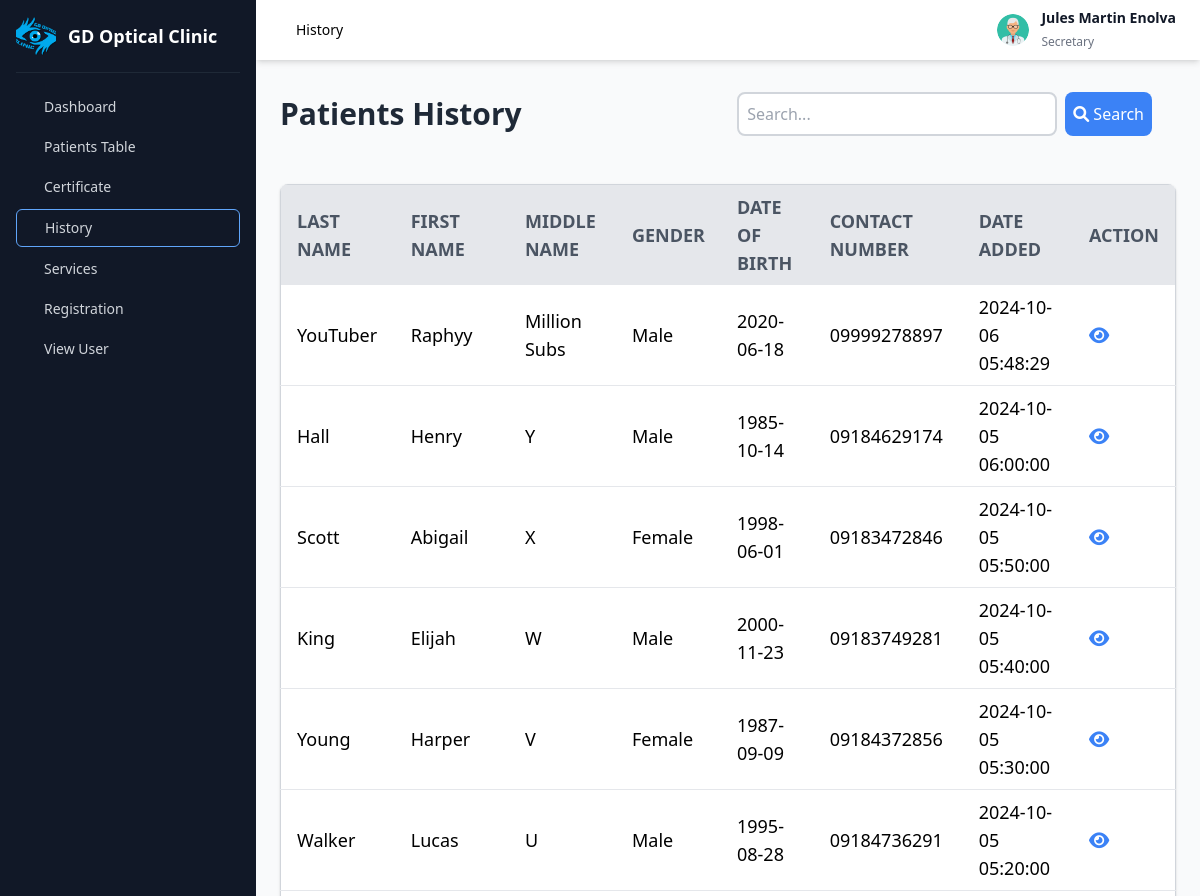
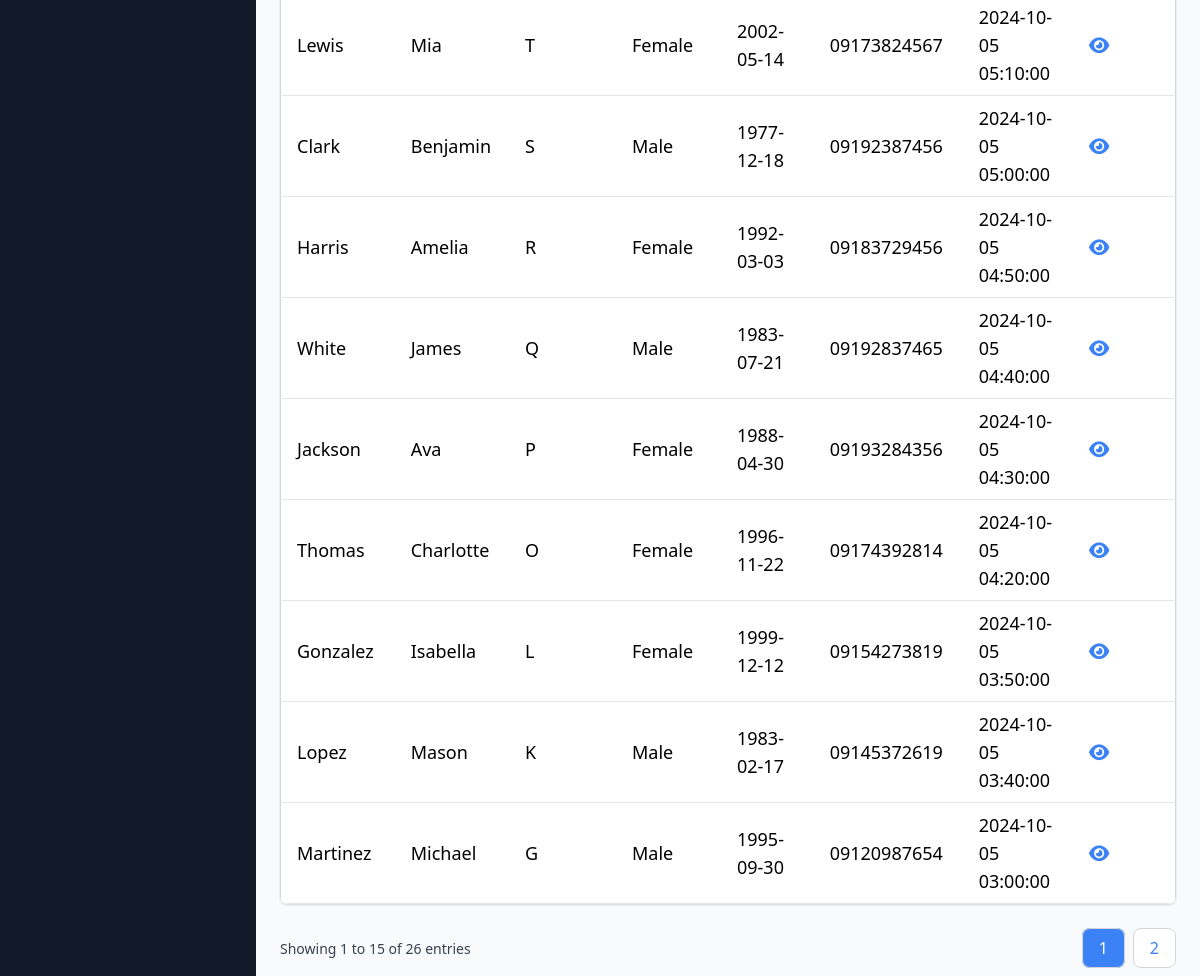
Before: /pages/doctor_history.php (signed in) with the older database file (2 pictures, top to bottom).
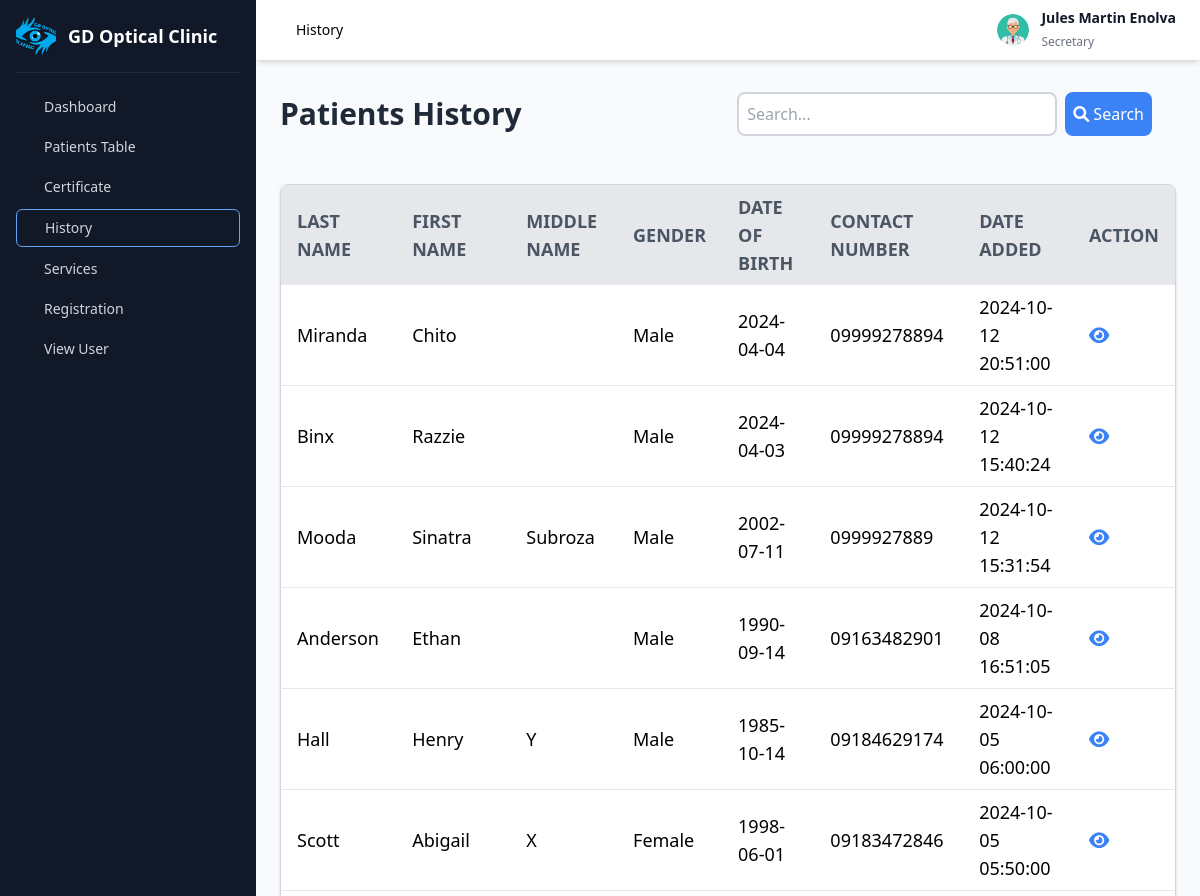
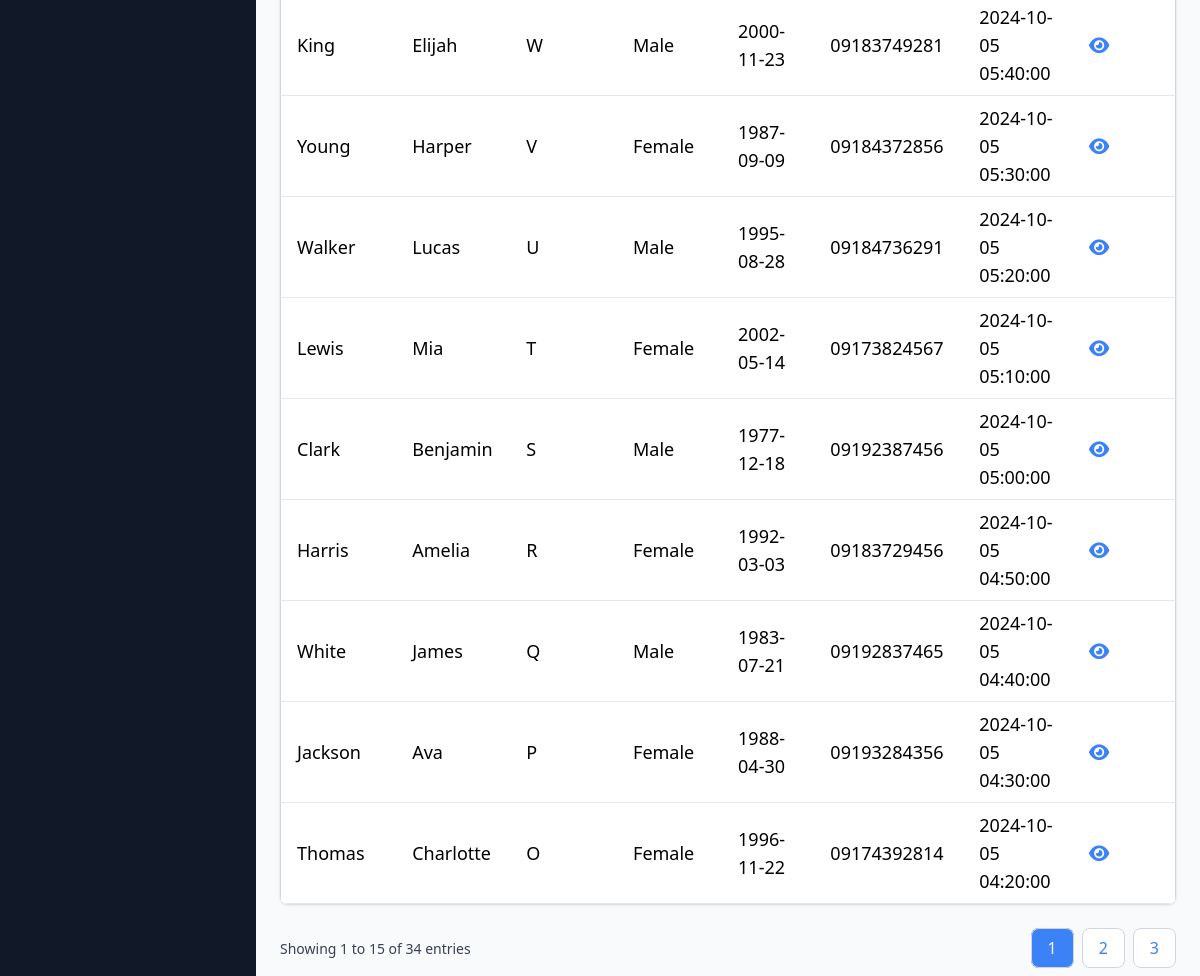
After: the same page with the newer database file (2 pictures, top to bottom).
### tables this page shows
CREATE TABLE `patients` (
  `patients_id` int(6) NOT NULL,
  `first_name` varchar(255) NOT NULL,
  `last_name` varchar(255) NOT NULL,
  `middle_name` varchar(255) DEFAULT NULL,
  `address` varchar(255) NOT NULL,
  `medication_history` text DEFAULT NULL,
  `date_of_birth` date NOT NULL,
  `gender` varchar(10) NOT NULL,
  `contact_no` varchar(15) NOT NULL,
  `date_added` timestamp NOT NULL DEFAULT current_timestamp() ON UPDATE current_timestamp(),
  `medical_history` text DEFAULT NULL,
  `previous_eye_conditions` text DEFAULT NULL,
  `additional_notes` text DEFAULT NULL,
  `allergies` varchar(255) DEFAULT NULL,
  `allergy_specify` varchar(255) DEFAULT NULL,
  `eye_conditions` varchar(255) DEFAULT NULL,
  `eye_conditions_specify` varchar(255) DEFAULT NULL
);

### pages/doctor_history.php (the view, shortened to what the changed rows need)
<?php
include('db.php');
$search = "";
$limit = 15;
$page = isset($_GET['page']) ? (int)$_GET['page'] : 1;
$offset = ($page - 1) * $limit;
$sql = "SELECT patients_id, last_name, first_name, middle_name, gender, date_of_birth, contact_no, date_added FROM patients
        WHERE last_name LIKE '%$search%'
        OR first_name LIKE '%$search%'
        OR middle_name LIKE '%$search%'
        OR contact_no LIKE '%$search%'
        OR date_added LIKE '%$search%'
        ORDER BY date_added DESC
        LIMIT ?, ?";
$stmt = $conn->prepare($sql);
$stmt->bind_param("ii", $offset, $limit);
$stmt->execute();
$result = $stmt->get_result();
$total_result_sql = "SELECT COUNT(*) FROM patients
                     WHERE last_name LIKE '%$search%'
                     OR first_name LIKE '%$search%'
                     OR middle_name LIKE '%$search%'
                     OR contact_no LIKE '%$search%'
                     OR date_added LIKE '%$search%'";
$total_result = $conn->query($total_result_sql);
$total_rows = $total_result->fetch_row()[0];
$total_pages = ceil($total_rows / $limit);
?>
<!DOCTYPE html>
<html lang="en">
<head>
    <link rel="stylesheet" href="https://cdnjs.cloudflare.com/ajax/libs/font-awesome/6.0.0-beta3/css/all.min.css">
    <link href="https://unpkg.com/tailwindcss@2.2.19/dist/tailwind.min.css" rel="stylesheet">
</head>
<body class="bg-gray-100">
    <main class="w-full md:w-[calc(100%-256px)] md:ml-64 bg-gray-50 min-h-screen transition-all main">
        <div class="flex items-center justify-between px-6 py-4">
        <h2 class="text-3xl font-semibold text-gray-800">Patients History</h2>
        </div>
        <div class="table-container px-6 py-4">
            <div class="overflow-x-auto bg-white rounded-lg shadow">
                <table class="min-w-full bg-white border border-gray-300">
                    <thead>
                        <tr class="bg-gray-200 text-gray-600 text-left text-lg uppercase font-semibold">
                            <th class="py-2 px-4">Last Name</th>
                            <th class="py-2 px-4">First Name</th>
                            <th class="py-2 px-4">Middle Name</th>
                            <th class="py-2 px-4">Gender</th>
                            <th class="py-2 px-4">Date of Birth</th>
                            <th class="py-2 px-4">Contact Number</th>
                            <th class="py-2 px-4">Date Added</th>
                            <th class="py-2 px-4">Action</th>
                        </tr>
                    </thead>
                    <tbody>
                        <?php
                        if ($result->num_rows > 0) {
                            while($row = $result->fetch_assoc()) {
                                echo "<tr class='border-b border-gray-200 hover:bg-gray-100 text-lg'>
                                        <td class='py-2 px-4'>{$row['last_name']}</td>
                                        <td class='py-2 px-4'>{$row['first_name']}</td>
                                        <td class='py-2 px-4'>{$row['middle_name']}</td>
                                        <td class='py-2 px-4'>{$row['gender']}</td>
                                        <td class='py-2 px-4'>{$row['date_of_birth']}</td>
                                        <td class='py-2 px-4'>{$row['contact_no']}</td>
                                        <td class='py-2 px-4'>{$row['date_added']}</td>
                                        <td class='py-2 px-4'>
                                            <a href='doctor_history_result.php?id={$row['patients_id']}' class='action-btn view text-blue-500 hover:text-blue-700'><i class='fa fa-eye'></i></a>
                                        </td>
                                      </tr>";
                            }
                        } else {
                            echo "<tr><td colspan='8' class='py-2 px-4 text-center text-gray-500'>No records found</td></tr>";
                        }
                        ?>
                    </tbody>
                </table>
            </div>
        </div>
<div class="px-6 py-4 flex justify-between items-center">
    <div>
        <span class="text-sm text-gray-700">Showing <?php echo ($offset + 1) . " to " . min($offset + $limit, $total_rows) . " of " . $total_rows . " entries"; ?></span>
    </div>
    <div>
        <nav aria-label="Page navigation">
            <ul class="flex space-x-2">
                <?php for ($i = 1; $i <= $total_pages; $i++): ?>
                    <li>
                        <a href="?page=<?php echo $i; ?>&search=<?php echo urlencode($search); ?>" class="py-2 px-4 border border-gray-300 rounded-lg <?php echo $i === $page ? 'bg-blue-500 text-white' : 'bg-white text-blue-500 hover:bg-blue-100'; ?>">
                            <?php echo $i; ?>
                        </a>
                    </li>
                <?php endfor; ?>
            </ul>
        </nav>
    </div>
</div>
    </main>
    <?php include('doctor_homepage.php'); ?>
</body>
</html>

Changed rows visible on the page:
removed patients: last_name "YouTuber", first_name "Raphyy", middle_name "Million Subs", gender "Male", date_of_birth "2020-06-18", contact_no "09999278897", date_added "2024-10-06 05:48:29"
no longer on this page (row edited): patients: last_name "Gonzalez", first_name "Isabella", middle_name "L", gender "Female", date_of_birth "1999-12-12", contact_no "09154273819", date_added "2024-10-05 03:50:00"
no longer on this page (row unchanged): patients: last_name "Lopez", first_name "Mason", middle_name "K", gender "Male", date_of_birth "1983-02-17", contact_no "09145372619", date_added "2024-10-05 03:40:00"
no longer on this page (row unchanged): patients: last_name "Martinez", first_name "Michael", middle_name "G", gender "Male", date_of_birth "1995-09-30", contact_no "09120987654", date_added "2024-10-05 03:00:00"
added patients: last_name "Miranda", first_name "Chito", gender "Male", date_of_birth "2024-04-04", contact_no "09999278894", date_added "2024-10-12 20:51:00"
added patients: last_name "Binx", first_name "Razzie", gender "Male", date_of_birth "2024-04-03", contact_no "09999278894", date_added "2024-10-12 15:40:24"
added patients: last_name "Mooda", first_name "Sinatra", middle_name "Subroza", gender "Male", date_of_birth "2002-07-11", contact_no "0999927889", date_added "2024-10-12 15:31:54"
added patients: last_name "Anderson", first_name "Ethan", gender "Male", date_of_birth "1990-09-14", contact_no "09163482901", date_added "2024-10-08 16:51:05"
Other visible differences:
$total_rows: "26" → "34"
new list line: "3"
